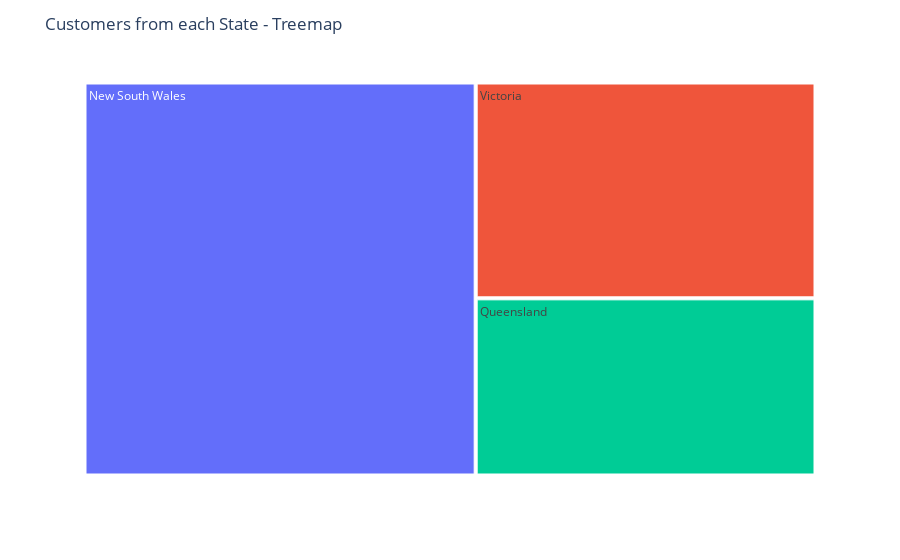

Write notebook code for a chart like this one.
### Code cell
# Which states or countries have the highest number of customers?

states = cust_add['state'].value_counts()

import plotly.express as px

fig = px.treemap(states.reset_index(), path=['state'], values='count')
fig.update_layout(title="Customers from each State - Treemap")
fig.show()

### Figure 1 — Plotly figure (JSON) as saved in the notebook; plotly's stock layout.template omitted (floating-point values rounded to 4 significant figures)
{"data": [{"branchvalues": "total", "domain": {"x": [0, 1], "y": [0, 1]}, "hovertemplate": "labels=%{label}<br>count=%{value}<br>parent=%{parent}<br>id=%{id}<extra></extra>", "ids": ["New South Wales", "Queensland", "Victoria"], "labels": ["New South Wales", "Queensland", "Victoria"], "name": "", "parents": ["", "", ""], "type": "treemap", "values": [2140, 838, 1021]}], "layout": {"legend": {"tracegroupgap": 0}, "margin": {"t": 60}, "title": {"text": "Customers from each State - Treemap"}}}
